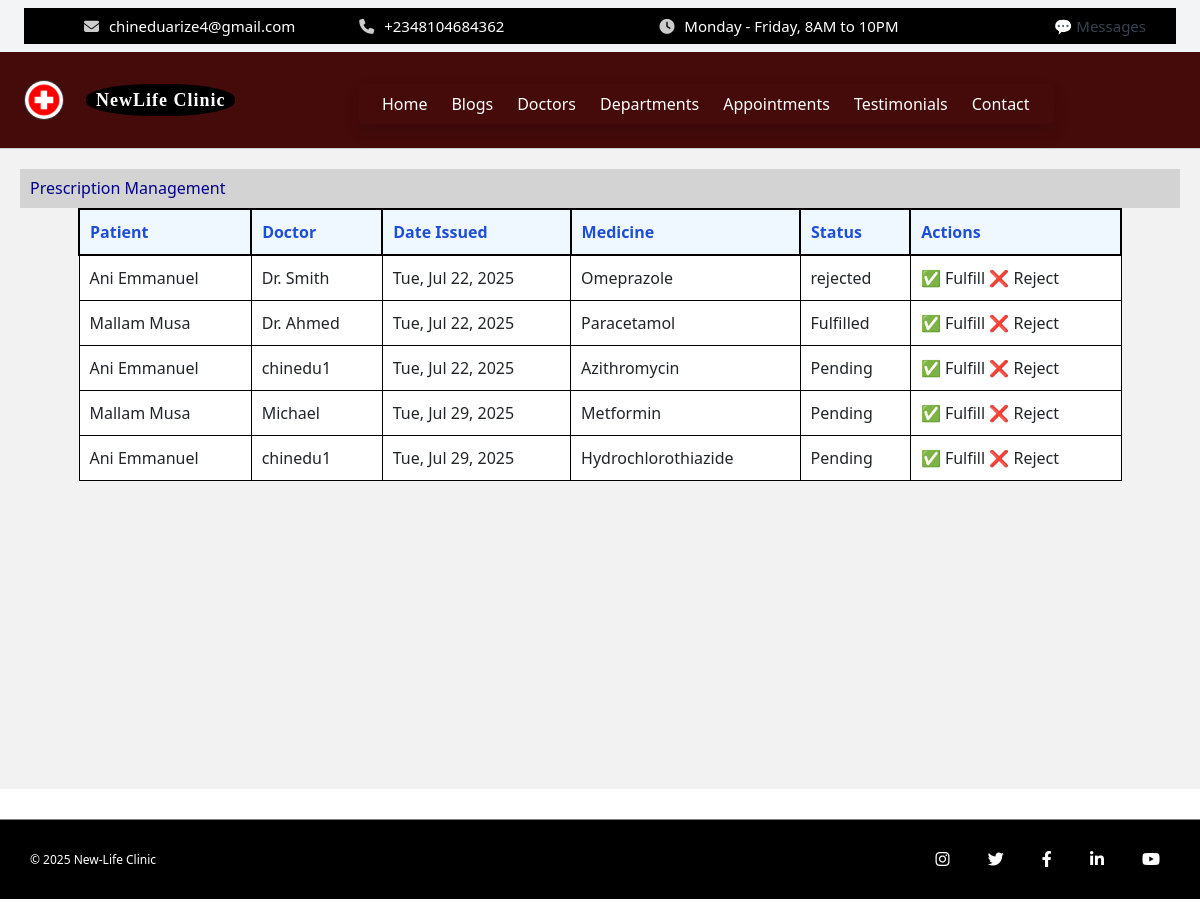
The page /pharmacist/prescriptions/ on the database its author committed.
### core/models.py (models this page shows, shortened)
class HeaderSettings(models.Model):
    hospital_name = models.CharField(max_length=100, default='My Hospital')
    logo = models.ImageField(upload_to='logos/', blank=True, null=True)
    menu_1 = models.CharField(max_length=50, default='Home')
    menu_2 = models.CharField(max_length=50, default='Services')
    menu_3 = models.CharField(max_length=50, default='Doctors')
    menu_4 = models.CharField(max_length=50, default='Departments')
    menu_5 = models.CharField(max_length=50, default='Appointments')
    menu_6 = models.CharField(max_length=50, default='About')
    menu_7 = models.CharField(max_length=50, default='Contact')
    email = models.EmailField(blank=True)
    phone = models.CharField(max_length=20, blank=True)
    working_hours = models.CharField(max_length=100, default="Monday - Friday, 8AM to 10PM")

class FooterSettings(models.Model):
    copyright_text = models.CharField(max_length=255, default="© 2025 New-Life Clinic")
    instagram_url = models.URLField(blank=True, null=True)
    twitter_url = models.URLField(blank=True, null=True)
    facebook_url = models.URLField(blank=True, null=True)
    linkedin_url = models.URLField(blank=True, null=True)
    youtube_url = models.URLField(blank=True, null=True)

### pharmacist_panel/models.py (models this page shows, shortened)
class Prescription(models.Model):
    STATUS_CHOICES = [
        ('pending', 'Pending'),
        ('fulfilled', 'Fulfilled'),
    ]
    patient_name = models.CharField(max_length=255)
    medicine = models.ForeignKey(Medicine, on_delete=models.CASCADE)
    date = models.DateField(default=timezone.now)
    status = models.CharField(max_length=10, choices=STATUS_CHOICES, default='pending')
    doctor_name = models.CharField(max_length=255, blank=True)

class Medicine(models.Model):
    CATEGORY_CHOICES = [
        ('Antibiotic', 'Antibiotic'),
        ('Painkiller', 'Painkiller'),
        ('Antiseptic', 'Antiseptic'),
        ('Supplement', 'Supplement'),
    ]
    name = models.CharField(max_length=255)
    stock = models.PositiveIntegerField()
    batch_number = models.CharField(max_length=50)
    expiry_date = models.DateField()
    created_at = models.DateTimeField(auto_now_add=True)
    description = models.TextField(blank=True)
    category = models.CharField(max_length=50, choices=CATEGORY_CHOICES, null=True, blank=True)

### pharmacist_panel/views.py (the view)
# urls.py: path('prescriptions/', views.prescription_list, name='prescription_list'),
def prescription_list(request):
    prescriptions = Prescription.objects.all()
    return render(request, 'pharmacist_panel/prescription_list.html', {
        'prescriptions': prescriptions
    })

### core/context_processors.py (called while the page is built)
def header_settings(request):
    try:
        settings = HeaderSettings.objects.first()
    except HeaderSettings.DoesNotExist:
        settings = None
    return {'header_settings': settings}

def footer_settings(request):
    footer = FooterSettings.objects.first()
    return {'footer_settings': footer}

def appointment_form_processor(request):
    return {
        'footer_appointment_form': AppointmentForm()
    }

def unread_message_context(request):
    context = {}
    if request.user.is_authenticated:
        unread_messages = Message.objects.filter(recipient=request.user, is_read=False)
        context['unread_count'] = unread_messages.count()
        context['unread_messages'] = unread_messages[:5]
    else:
        context['unread_count'] = 0
    unread_enquiries = Enquiry.objects.filter(is_read=False)
    context['unread_enquiry_count'] = unread_enquiries.count()
    context['unread_enquiries'] = unread_enquiries[:5]
    context['total_unread_count'] = context['unread_count'] + context['unread_enquiry_count']
    return context

def footer_form(request):
    return {
        'footer_appointment_form': AppointmentForm()
    }

### pharmacist_panel/templates/pharmacist_panel/prescription_list.html (shortened to what this page needs)
{% extends "core/base.html" %}
{% block content %}
<div style="background-color:#f2f2f2; padding:20px; min-height:80vh;">
    <h2 style="color:darkblue; background-color:lightgray; padding:10px;">Prescription Management</h2>
    <table style="width:90%; margin:auto; border-collapse:collapse; border: 1px solid #ccc;">
        <thead>
            <tr style="background-color:#e0e0e0; text-align:left;">
                <th style="padding:10px;">Patient</th>
                <th style="padding:10px;">Doctor</th>
                <th style="padding:10px;">Date Issued</th>
                <th style="padding:10px;">Medicine</th>
                <th style="padding:10px;">Status</th>
                <th style="padding:10px;">Actions</th>
            </tr>
        </thead>
        <tbody>
            {% for prescription in prescriptions %}
                <tr style="background-color:white;">
                    <td style="padding:10px;">{{ prescription.patient_name|default:"N/A" }}</td>
                    <td style="padding:10px;">{{ prescription.doctor_name|default:"N/A" }}</td>
                    <td style="padding:10px;">{{ prescription.date|date:"D, M d, Y" }}</td>
                    <td style="padding:10px;">{{ prescription.medicine.name }}</td>
                    <td style="padding:10px;">{{ prescription.get_status_display }}</td>
                    <td style="padding:10px;">
                        <form method="post" action="{% url 'pharmacist_panel:fulfill_prescription' prescription.id %}" style="display:inline;">
                            <button type="submit" title="Fulfill this prescription">✅ Fulfill</button>
                        </form>
                        <form method="post" action="{% url 'pharmacist_panel:reject_prescription' prescription.id %}" style="display:inline;">
                            <button type="submit" title="Reject this prescription">❌ Reject</button>
                        </form>
                    </td>
                </tr>
            {% empty %}
                <tr>
                    <td colspan="6" style="text-align:center; color:red; padding:20px;">No prescriptions found.</td>
                </tr>
            {% endfor %}
        </tbody>
    </table>
</div>
{% endblock %}

### core/templates/core/base.html (shortened to what this page needs)
<!DOCTYPE html>
<html lang="en" class="dark">
{% load static %}
{% load widget_tweaks %}
<head>
  <link rel="stylesheet" href="{% static 'core/css/style.css' %}">
  <script src="https://cdn.tailwindcss.com"></script>
  <link rel="stylesheet" href="https://cdnjs.cloudflare.com/ajax/libs/font-awesome/6.4.0/css/all.min.css">
  <link href="https://cdn.jsdelivr.net/npm/bootstrap@5.3.0/dist/css/bootstrap.min.css" rel="stylesheet">
</head>
<body>
  <div class="fixed-header bg-gray-100 px-4 py-2 text-sm">
  <div class="topbar flex flex-wrap items-center justify-between gap-4 sm:gap-0">
    <div class="topbar-left flex flex-col sm:flex-row items-start sm:items-center gap-1 sm:gap-4 flex-wrap text-center sm:text-left">
      {% if header_settings.email %}
        <span><i class="fas fa-envelope"></i> {{ header_settings.email }}</span>
      {% endif %}
      {% if header_settings.phone %}
        <span><i class="fas fa-phone"></i> {{ header_settings.phone }}</span>
      {% endif %}
    </div>
    <div class="topbar-right flex flex-col sm:flex-row items-start sm:items-center gap-1 sm:gap-4 flex-wrap text-center sm:text-left">
      {% if header_settings.working_hours %}
        <span><i class="fas fa-clock"></i> {{ header_settings.working_hours }}</span>
      {% endif %}
    </div>
    <a href="{% url 'admin_panel:inbox' %}" class="relative text-gray-700 no-print whitespace-nowrap">
      💬 Messages
    </a>
  </div>
</div>
    <header class="header-bar flex items-center justify-between flex-wrap bg-red-950 p-4 shadow-md w-full gap-4 sm:gap-0">
  <div class="logo-title flex items-center space-x-3 flex-shrink-0">
    {% if header_settings.logo %}
      <img src="{{ header_settings.logo.url }}" alt="Logo" class="logo-img h-10 w-10 object-cover">
    {% else %}
      <img src="{% static 'core/img/default_logo.png' %}" alt="Default Logo" class="logo-img h-10 w-10 object-cover">
    {% endif %}
    <span class="hospital-name font-bold text-lg leading-tight text-white">
      <span class="block">{{ header_settings.hospital_name_line1|default:"NewLife Clinic" }}</span>
    </span>
  </div>
  <div class="relative flex-1 flex justify-center sm:justify-center">
    <nav id="menu-content" class="hidden sm:flex absolute sm:static top-full mt-2 sm:mt-0 bg-red-800 sm:bg-transparent shadow sm:shadow-none rounded px-4 py-2 sm:p-0 sm:rounded-none z-50 overflow-x-auto whitespace-nowrap space-x-4 sm:space-x-6">
      <a href="{% url 'landing_page' %}" class="text-white hover:text-blue-400">Home</a>
      <a href="{% url 'blogs' %}" class="text-white hover:text-blue-400">Blogs</a>
      <a href="{% url 'doctors' %}" class="text-white hover:text-blue-400">Doctors</a>
      <a href="{% url 'departments' %}" class="text-white hover:text-blue-400">Departments</a>
      <a href="{% url 'appointment' %}" class="text-white hover:text-blue-400">Appointments</a>
      <a href="{% url 'testimonials' %}" class="text-white hover:text-blue-400">Testimonials</a>
      <a href="{% url 'contact' %}" class="text-white hover:text-blue-400">Contact</a>
    </nav>
  </div>
</header>
  <main>
    {% block content %}{% endblock %}
  </main>
  {% block footer %}
<div class="bottom-footer" style="min-height: 80px; margin-bottom: 20px;">
  <div class="bottom-footer-content" style="display: flex; justify-content: space-between; align-items: center; height: 100%;">
    <div class="left">
      <p>{{ footer_settings.copyright_text|default:"© 2025 New-Life Clinic" }}</p>
    </div>
    <div class="right social-icons">
      {% if footer_settings.instagram_url %}
        <a href="{{ footer_settings.instagram_url }}" target="_blank"><i class="fab fa-instagram"></i></a>
      {% endif %}
      {% if footer_settings.twitter_url %}
        <a href="{{ footer_settings.twitter_url }}" target="_blank"><i class="fab fa-twitter"></i></a>
      {% endif %}
      {% if footer_settings.facebook_url %}
        <a href="{{ footer_settings.facebook_url }}" target="_blank"><i class="fab fa-facebook-f"></i></a>
      {% endif %}
      {% if footer_settings.linkedin_url %}
        <a href="{{ footer_settings.linkedin_url }}" target="_blank"><i class="fab fa-linkedin-in"></i></a>
      {% endif %}
      {% if footer_settings.youtube_url %}
        <a href="{{ footer_settings.youtube_url }}" target="_blank"><i class="fab fa-youtube"></i></a>
      {% endif %}
    </div>
  </div>
</div>
  {% endblock %}
</body>
</html>

### core/static/core/css/style.css (style rules this page uses)
body { font-family: Arial, sans-serif; background-color: #f9fafc; color: #333; }
html { scroll-behavior: smooth; }
.header-bar { display: flex; align-items: center; justify-content: space-between; background: white; padding: 15px 30px; border-bottom: 1px solid #ccc; }
.logo-title { display: flex; align-items: center; }
.logo-img { height: 65px; margin-right: 10px; border-radius: 50%; border: 1px solid rgb(61, 60, 60); }
.hospital-name { display: inline-block; background: black; padding: 5px 10px; color: white; font-family: 'Playfair Display', serif; border-radius: 45%; font-weight: 700; letter-spacing: 1px; line-height:1.0; margin-left: 10px; }
.topbar { background-color: #000; color: white; display: flex; justify-content: space-between; padding: 8px 30px; font-size: 15px; font-family: 'Segoe UI', Tahoma, Geneva, Verdana, sans-serif; }
.topbar-left span, .topbar-right span { margin-right: 30px; }
.topbar-left span { margin-left: 30px; }
.topbar i { margin-right: 6px; color: #ccc; }
.bottom-footer { width: 100%; height: 15px; background-color: black; border-top: 1px solid grey; color: white; font-size: 12px; padding: 15px 30px; box-sizing: border-box; margin-top: 30px; }
.bottom-footer-content { display: flex; justify-content: space-between; align-items: center; }
.bottom-footer .social-icons a { color: white; margin-left: 15px; font-size: 14px; transition: color 0.3s; }
.social-icons i { color: white; font-size: 16px; margin: 0 10px; transition: color 0.3s ease; }
.social-icons a { text-decoration: none; }
table { border: 2px solid black; border-collapse: collapse; width: 100%; }
table thead th { background-color: #f0f8ff; color: #1D4ED8; border: 2px solid black; padding: 8px; text-align: left; transition: background-color 0.3s ease; }
table tbody td { border: 1px solid #000; padding: 8px; }

### rows shown on the page
HeaderSettings: email "chineduarize4@gmail.com", phone "+2348104684362", working_hours "Monday - Friday, 8AM to 10PM", logo (picture)
Prescription: patient_name "Ani Emmanuel", doctor_name "Dr. Smith", date "Tue, Jul 22, 2025", medicine.name "Omeprazole", status "rejected"
Prescription: patient_name "Mallam Musa", doctor_name "Dr. Ahmed", date "Tue, Jul 22, 2025", medicine.name "Paracetamol", status "Fulfilled"
Prescription: patient_name "Ani Emmanuel", doctor_name "chinedu1", date "Tue, Jul 22, 2025", medicine.name "Azithromycin", status "Pending"
Prescription: patient_name "Mallam Musa", doctor_name "Michael", date "Tue, Jul 29, 2025", medicine.name "Metformin", status "Pending"
Prescription: patient_name "Ani Emmanuel", doctor_name "chinedu1", date "Tue, Jul 29, 2025", medicine.name "Hydrochlorothiazide", status "Pending"
FooterSettings: copyright_text "© 2025 New-Life Clinic"

### other values the page prints
{{ header_settings.hospital_name_line1|default:"NewLife Clinic" }} "NewLife Clinic"
